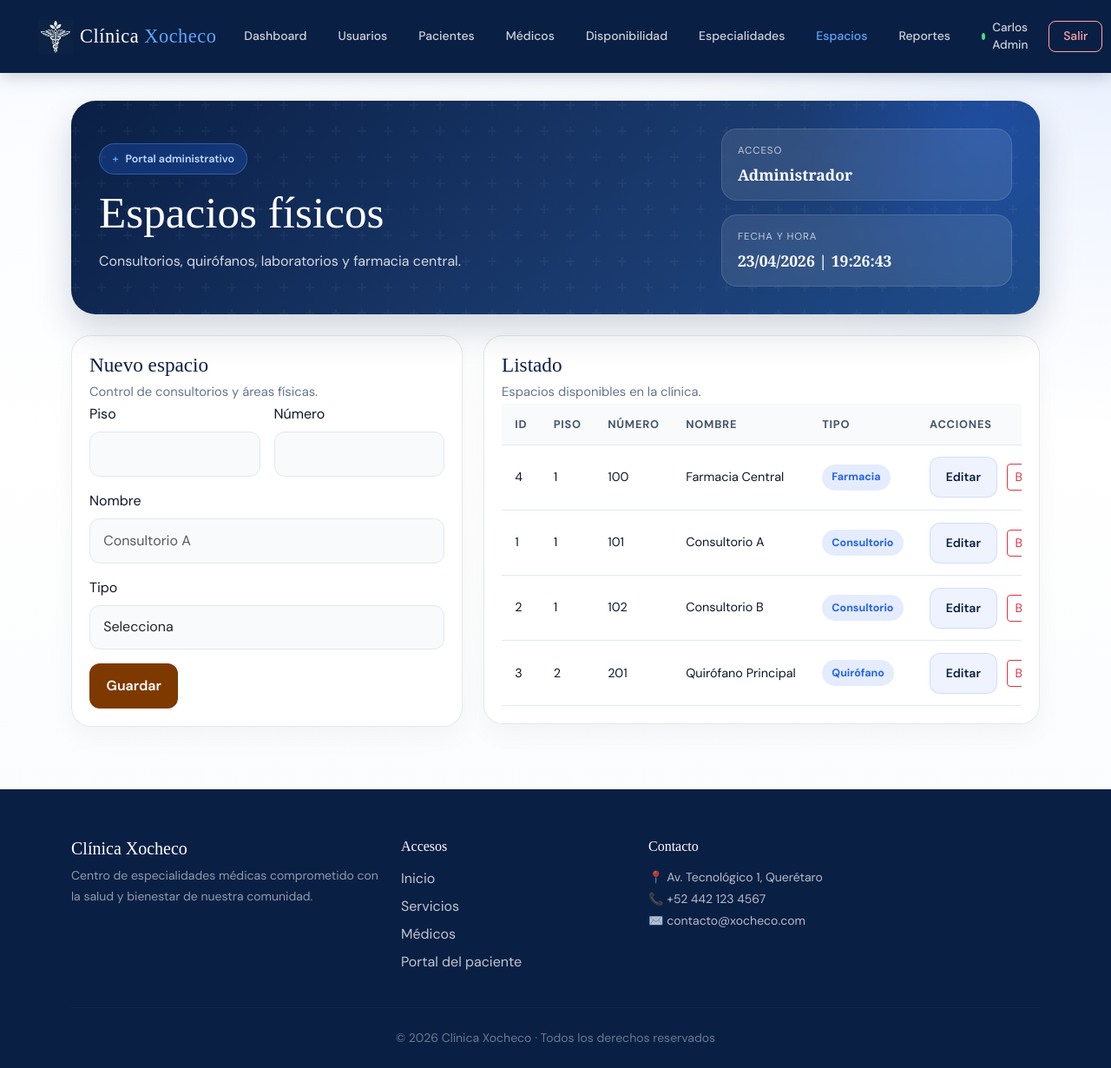
/admin/espacios/index.php (signed in), run on the app's committed database.
### tables this page shows
CREATE TABLE ESPACIOS_FISICOS (
    id_espacio INT AUTO_INCREMENT PRIMARY KEY,
    piso INT NOT NULL,
    numero INT NOT NULL,
    nombre VARCHAR(50),
    id_tipo INT NOT NULL,
    FOREIGN KEY (id_tipo) REFERENCES TIPOS_ESPACIOS_FISICOS(id_tipo) ON DELETE RESTRICT
);

CREATE TABLE TIPOS_ESPACIOS_FISICOS (
    id_tipo INT AUTO_INCREMENT PRIMARY KEY,
    tipo VARCHAR(50) NOT NULL
);

### admin/espacios/index.php (the view, shortened to what this page needs)
<?php
require_once '../../src/conexion/conexion.php';
$basePath = '../..';
$pageTitle = 'Espacios físicos';
$pageSubtitle = 'Consultorios, quirófanos, laboratorios y farmacia central.';
$activeModule = 'espacios';
$editing = null;
$spaces = [];
$result = $conn->query("SELECT e.id_espacio, e.piso, e.numero, e.nombre, t.tipo
    FROM ESPACIOS_FISICOS e
    INNER JOIN TIPOS_ESPACIOS_FISICOS t ON e.id_tipo = t.id_tipo
    ORDER BY e.piso, e.numero");
if ($result) {
    while ($row = $result->fetch_assoc()) {
        $spaces[] = $row;
    }
}
include '../../src/admin/header.php';
?>
<div class="row g-4">
    <div class="col-lg-5">
        <div class="panel-card">
            <div class="panel-head">
                <h2 class="section-title"><?php echo $editing ? 'Editar espacio' : 'Nuevo espacio'; ?></h2>
                <p class="section-subtitle">Control de consultorios y áreas físicas.</p>
            </div>
            <div class="panel-body">
                <form method="post">
                    <div class="row g-3">
                        <div class="col-6">
                            <label class="form-label">Piso</label>
                            <input type="number" min="1" name="piso" class="form-control" value="<?php echo htmlspecialchars($editing['piso'] ?? ''); ?>">
                        </div>
                        <div class="col-6">
                            <label class="form-label">Número</label>
                            <input type="number" min="1" name="numero" class="form-control" value="<?php echo htmlspecialchars($editing['numero'] ?? ''); ?>">
                        </div>
                    </div>
                    <div class="mb-3 mt-3">
                        <label class="form-label">Nombre</label>
                        <input type="text" name="nombre" class="form-control" value="<?php echo htmlspecialchars($editing['nombre'] ?? ''); ?>" placeholder="Consultorio A">
                    </div>
                    <div class="mb-3">
                        <label class="form-label">Tipo</label>
                        <select name="id_tipo" class="form-select">
                            <option value="">Selecciona</option>
                        </select>
                    </div>
                    <div class="d-flex gap-2">
                        <button class="btn btn-brand" type="submit"><?php echo $editing ? 'Actualizar' : 'Guardar'; ?></button>
                    </div>
                </form>
            </div>
        </div>
    </div>
    <div class="col-lg-7">
        <div class="panel-card">
            <div class="panel-head">
                <h2 class="section-title">Listado</h2>
                <p class="section-subtitle">Espacios disponibles en la clínica.</p>
            </div>
            <div class="panel-body">
                <div class="table-responsive">
                    <table class="table-clean">
                        <thead>
                            <tr>
                                <th>ID</th>
                                <th>Piso</th>
                                <th>Número</th>
                                <th>Nombre</th>
                                <th>Tipo</th>
                                <th>Acciones</th>
                            </tr>
                        </thead>
                        <tbody>
                            <?php foreach ($spaces as $item): ?>
                                <tr>
                                    <td><?php echo (int)$item['id_espacio']; ?></td>
                                    <td><?php echo (int)$item['piso']; ?></td>
                                    <td><?php echo (int)$item['numero']; ?></td>
                                    <td><?php echo htmlspecialchars($item['nombre'] ?? '-'); ?></td>
                                    <td><span class="chip chip-blue"><?php echo htmlspecialchars($item['tipo']); ?></span></td>
                                    <td>
                                        <a class="btn btn-sm btn-soft me-2" href="?edit=<?php echo (int)$item['id_espacio']; ?>">Editar</a>
                                        <a class="btn btn-sm btn-outline-danger" href="?delete=<?php echo (int)$item['id_espacio']; ?>" onclick="return confirm('¿Eliminar este espacio?');">Borrar</a>
                                    </td>
                                </tr>
                            <?php endforeach; ?>
                        </tbody>
                    </table>
                </div>
            </div>
        </div>
    </div>
</div>
<?php include '../../src/admin/footer.php'; ?>

### src/admin/header.php (shortened to what this page needs)
<?php
$pageTitle = $pageTitle ?? 'Módulo';
$pageSubtitle = $pageSubtitle ?? '';
$activeModule = $activeModule ?? '';
$basePath = $basePath ?? '..';
$adminName = $_SESSION['nombre_completo'] ?? 'Administrador';
$adminRole = $_SESSION['nombre_rol'] ?? 'Administrador';
$currentDateTime = date('d/m/Y | H:i:s');
?>
<!DOCTYPE html>
<html lang="es">
<head>
    <link href="https://cdn.jsdelivr.net/npm/bootstrap@5.3.2/dist/css/bootstrap.min.css" rel="stylesheet">
    <link href="<?php echo $basePath; ?>/src/styles/admin.css" rel="stylesheet">
</head>
<body>
    <nav class="navbar navbar-expand-lg navbar-dark">
        <div class="container-fluid">
            <a href="<?php echo $basePath; ?>/index.php" class="logo me-2">
                <img src="<?php echo $basePath; ?>/src/Images/Icon.png" alt="Logo" style="height: 40px;">
            </a>
            <a class="navbar-brand" href="<?php echo $basePath; ?>/index.php">Clínica <span>Xocheco</span></a>
            <div class="collapse navbar-collapse" id="adminNav">
                <ul class="navbar-nav ms-auto align-items-lg-center gap-lg-1">
                    <li class="nav-item"><a class="nav-link <?php echo $activeModule === 'dashboard' ? 'active' : ''; ?>" href="<?php echo $basePath; ?>/admin/dashboard.php">Dashboard</a></li>
                    <li class="nav-item"><a class="nav-link <?php echo $activeModule === 'usuarios' ? 'active' : ''; ?>" href="<?php echo $basePath; ?>/admin/usuarios/">Usuarios</a></li>
                    <li class="nav-item"><a class="nav-link <?php echo $activeModule === 'pacientes' ? 'active' : ''; ?>" href="<?php echo $basePath; ?>/admin/pacientes/">Pacientes</a></li>
                    <li class="nav-item"><a class="nav-link <?php echo $activeModule === 'medicos' ? 'active' : ''; ?>" href="<?php echo $basePath; ?>/admin/medicos/">Médicos</a></li>
                    <li class="nav-item"><a class="nav-link <?php echo $activeModule === 'medicos_disponibilidad' ? 'active' : ''; ?>" href="<?php echo $basePath; ?>/admin/medicos/disponibilidad.php">Disponibilidad</a></li>
                    <li class="nav-item"><a class="nav-link <?php echo $activeModule === 'especialidades' ? 'active' : ''; ?>" href="<?php echo $basePath; ?>/admin/especialidades/">Especialidades</a></li>
                    <li class="nav-item"><a class="nav-link <?php echo $activeModule === 'espacios' ? 'active' : ''; ?>" href="<?php echo $basePath; ?>/admin/espacios/">Espacios</a></li>
                    <li class="nav-item"><a class="nav-link <?php echo $activeModule === 'reportes' ? 'active' : ''; ?>" href="<?php echo $basePath; ?>/admin/reportes/">Reportes</a></li>
                    <li class="nav-item"><span class="nav-link user-greeting"><?php echo htmlspecialchars($adminName); ?></span></li>
                    <li class="nav-item"><a class="nav-link btn-nav-logout" href="<?php echo $basePath; ?>/logout.php">Salir</a></li>
                </ul>
            </div>
        </div>
    </nav>
    <main class="page-shell">
        <div class="container">
            <section class="module-hero mb-4">
                <div class="row align-items-end g-4">
                    <div class="col-lg-8 hero-copy">
                        <div class="hero-badge">Portal administrativo</div>
                        <h1 class="hero-title"><?php echo htmlspecialchars($pageTitle); ?></h1>
                        <p class="hero-text"><?php echo htmlspecialchars($pageSubtitle); ?></p>
                    </div>
                    <div class="col-lg-4 hero-side">
                        <div class="hero-meta mb-3">
                            <small>Acceso</small>
                            <strong><?php echo htmlspecialchars($adminRole); ?></strong>
                        </div>
                        <div class="hero-meta">
                            <small>Fecha y hora</small>
                            <strong><?php echo $currentDateTime; ?></strong>
                        </div>
                    </div>
                </div>
            </section>

### src/admin/footer.php (shortened to what this page needs)
        </div>
    </main>
    <footer class="mt-4">
                <div class="container">
                    <div class="row mb-4">
                        <div class="col-md-4 mb-4 mb-md-0">
                            <h5 class="mb-2">Clínica Xocheco</h5>
                            <p class="small" style="color:rgba(255,255,255,0.55); line-height:1.7;">
                                Centro de especialidades médicas comprometido con la salud y bienestar de nuestra comunidad.
                            </p>
                        </div>
                        <div class="col-md-3 mb-4 mb-md-0">
                            <h6 class="mb-3">Accesos</h6>
                            <ul class="list-unstyled">
                                <li class="mb-2"><a href="<?php echo $basePath; ?>/index.php">Inicio</a></li>
                                <li class="mb-2"><a href="<?php echo $basePath; ?>/index.php#servicios">Servicios</a></li>
                                <li class="mb-2"><a href="<?php echo $basePath; ?>/index.php#medicos">Médicos</a></li>
                                <li class="mb-2"><a href="<?php echo $basePath; ?>/signin.php">Portal del paciente</a></li>
                            </ul>
                        </div>
                        <div class="col-md-4">
                            <h6 class="mb-3">Contacto</h6>
                            <p class="small mb-1">📍 Av. Tecnológico 1, Querétaro</p>
                            <p class="small mb-1">📞 +52 442 123 4567</p>
                            <p class="small">✉️ contacto@xocheco.com</p>
                        </div>
                    </div>
                    <hr>
                    <p class="small text-center mb-0" style="color:rgba(255,255,255,0.4);">
                        &copy; 2026 Clínica Xocheco · Todos los derechos reservados
                    </p>
                </div>
            </footer>
</body>
</html>

### data on the page
espacios_fisicos: id_espacio "4", piso "1", numero "100", nombre "Farmacia Central", id_tipo.tipo "Farmacia"
espacios_fisicos: id_espacio "1", piso "1", numero "101", nombre "Consultorio A", id_tipo.tipo "Consultorio"
espacios_fisicos: id_espacio "2", piso "1", numero "102", nombre "Consultorio B", id_tipo.tipo "Consultorio"
espacios_fisicos: id_espacio "3", piso "2", numero "201", nombre "Quirófano Principal", id_tipo.tipo "Quirófano"

### other printed values
$adminName "Carlos Admin"
$pageTitle "Espacios físicos"
$pageSubtitle "Consultorios, quirófanos, laboratorios y farmacia central."
$adminRole "Administrador"
